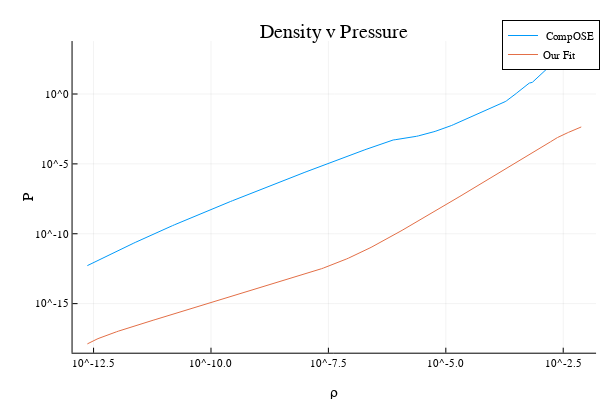

Notebook code for this chart:
### Code cell
#BHK(QHC18) shown here

plot(ρ, P, xaxis =  ("ρ", :log), yaxis = "P", title = "Density v Pressure", label = " CompOSE")

par = [x_interval, y_interval];

P_fit = zeros(size(ρ,1));
for i = 1:size(ρ,1)
    P_fit[i] = integrate_EOS(ρ[i], piece_wise_linear_csound, par)
end

plot!(ρ, P_fit, xaxis = :log, yaxis = :log, label = "Our Fit")

### Figure 1 — Plotly figure (JSON) as saved in the notebook; plotly's stock layout.template omitted (floating-point values rounded to 4 significant figures; data arrays with more than 128 entries replaced by an {"elided": "..."} marker saying what was removed)
{"data": [{"colorbar": {"title": ""}, "legendgroup": " CompOSE", "line": {"color": "rgba(0, 154, 250, 1.000)", "dash": "solid", "shape": "linear", "width": 1}, "mode": "lines", "name": " CompOSE", "showlegend": true, "type": "scatter", "x": {"elided": "400 float values"}, "xaxis": "x", "y": {"elided": "400 float values"}, "yaxis": "y", "zmax": null, "zmin": null}, {"colorbar": {"title": ""}, "legendgroup": "Our Fit", "line": {"color": "rgba(227, 111, 71, 1.000)", "dash": "solid", "shape": "linear", "width": 1}, "mode": "lines", "name": "Our Fit", "showlegend": true, "type": "scatter", "x": {"elided": "400 float values"}, "xaxis": "x", "y": {"elided": "400 float values"}, "yaxis": "y", "zmax": null, "zmin": null}], "layout": {"annotations": [{"font": {"color": "rgba(0, 0, 0, 1.000)", "family": "sans-serif", "size": 20}, "rotation": 0, "showarrow": false, "text": "Density v Pressure", "x": 0.5572, "xanchor": "center", "xref": "paper", "y": 1, "yanchor": "top", "yref": "paper"}], "height": 400, "legend": {"bgcolor": "rgba(255, 255, 255, 1.000)", "bordercolor": "rgba(0, 0, 0, 1.000)", "borderwidth": 1, "font": {"color": "rgba(0, 0, 0, 1.000)", "family": "sans-serif", "size": 11}, "title": {"font": {"color": "rgba(0, 0, 0, 1.000)", "family": "sans-serif", "size": 15}, "text": ""}, "tracegroupgap": 0, "traceorder": "normal", "x": 1, "xanchor": "auto", "y": 1, "yanchor": "auto"}, "margin": {"b": 20, "l": 0, "r": 0, "t": 20}, "paper_bgcolor": "rgba(255, 255, 255, 1.000)", "plot_bgcolor": "rgba(255, 255, 255, 1.000)", "showlegend": true, "width": 600, "xaxis": {"anchor": "y", "domain": [0.1209, 0.9934], "gridcolor": "rgba(0, 0, 0, 0.100)", "gridwidth": 0.5, "linecolor": "rgba(0, 0, 0, 1.000)", "mirror": false, "range": [-12.95, -1.801], "showgrid": true, "showline": true, "showticklabels": true, "tickangle": 0, "tickcolor": "rgb(0, 0, 0)", "tickfont": {"color": "rgba(0, 0, 0, 1.000)", "family": "sans-serif", "size": 11}, "tickmode": "array", "ticks": "inside", "ticktext": ["10^-12.5", "10^-10.0", "10^-7.5", "10^-5.0", "10^-2.5"], "tickvals": [3.162e-13, 1e-10, 3.162e-08, 1e-05, 0.003162], "title": "ρ", "titlefont": {"color": "rgba(0, 0, 0, 1.000)", "family": "sans-serif", "size": 15}, "type": "log", "visible": true, "zeroline": false, "zerolinecolor": "rgba(0, 0, 0, 1.000)"}, "yaxis": {"anchor": "x", "domain": [0.07581, 0.9415], "gridcolor": "rgba(0, 0, 0, 0.100)", "gridwidth": 0.5, "linecolor": "rgba(0, 0, 0, 1.000)", "mirror": false, "range": [-18.51, 3.79], "showgrid": true, "showline": true, "showticklabels": true, "tickangle": 0, "tickcolor": "rgb(0, 0, 0)", "tickfont": {"color": "rgba(0, 0, 0, 1.000)", "family": "sans-serif", "size": 11}, "tickmode": "array", "ticks": "inside", "ticktext": ["10^-15", "10^-10", "10^-5", "10^0"], "tickvals": [1e-15, 1e-10, 1e-05, 1], "title": "P", "titlefont": {"color": "rgba(0, 0, 0, 1.000)", "family": "sans-serif", "size": 15}, "type": "log", "visible": true, "zeroline": false, "zerolinecolor": "rgba(0, 0, 0, 1.000)"}}}
